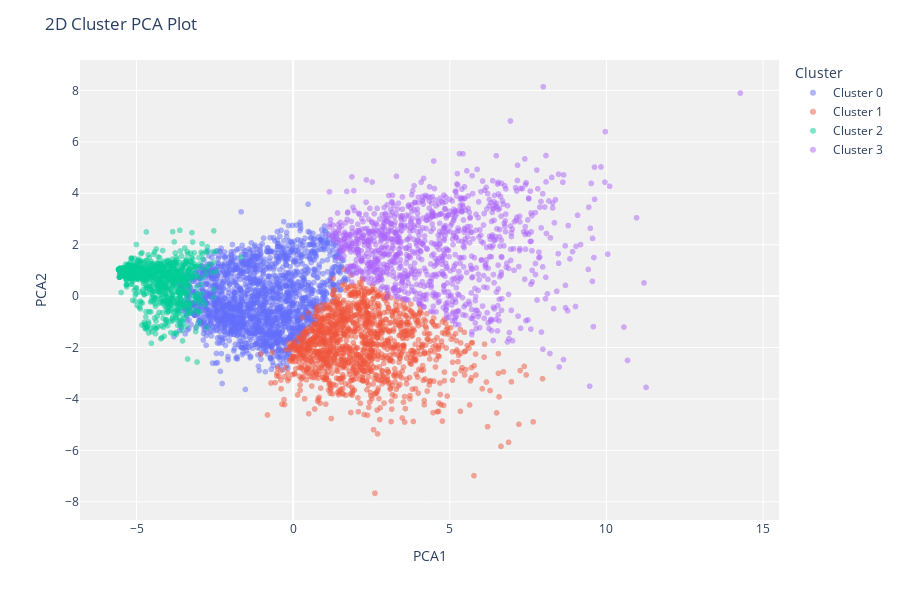

Notebook cell for this chart:
### Code cell
best_model   = pycc.create_model('kmeans', num_clusters=4)
clustered_df = pycc.assign_model(best_model)
pycc.plot_model(best_model, plot='cluster')

### Figure 1 — Plotly figure (JSON) as saved in the notebook; plotly's stock layout.template omitted (floating-point values rounded to 4 significant figures; data arrays with more than 128 entries replaced by an {"elided": "..."} marker saying what was removed)
{"data": [{"customdata": {"elided": "1900x1 str values"}, "hovertemplate": "Cluster=Cluster 0<br>PCA1=%{x}<br>PCA2=%{y}<br>Feature=%{customdata[0]}<extra></extra>", "legendgroup": "Cluster 0", "marker": {"color": "#636efa", "opacity": 0.5, "symbol": "circle"}, "mode": "markers", "name": "Cluster 0", "showlegend": true, "textposition": "top center", "type": "scattergl", "x": {"elided": "1900 float values"}, "xaxis": "x", "y": {"elided": "1900 float values"}, "yaxis": "y"}, {"customdata": {"elided": "1318x1 str values"}, "hovertemplate": "Cluster=Cluster 1<br>PCA1=%{x}<br>PCA2=%{y}<br>Feature=%{customdata[0]}<extra></extra>", "legendgroup": "Cluster 1", "marker": {"color": "#EF553B", "opacity": 0.5, "symbol": "circle"}, "mode": "markers", "name": "Cluster 1", "showlegend": true, "textposition": "top center", "type": "scattergl", "x": {"elided": "1318 float values"}, "xaxis": "x", "y": {"elided": "1318 float values"}, "yaxis": "y"}, {"customdata": {"elided": "1189x1 str values"}, "hovertemplate": "Cluster=Cluster 2<br>PCA1=%{x}<br>PCA2=%{y}<br>Feature=%{customdata[0]}<extra></extra>", "legendgroup": "Cluster 2", "marker": {"color": "#00cc96", "opacity": 0.5, "symbol": "circle"}, "mode": "markers", "name": "Cluster 2", "showlegend": true, "textposition": "top center", "type": "scattergl", "x": {"elided": "1189 float values"}, "xaxis": "x", "y": {"elided": "1189 float values"}, "yaxis": "y"}, {"customdata": {"elided": "1038x1 str values"}, "hovertemplate": "Cluster=Cluster 3<br>PCA1=%{x}<br>PCA2=%{y}<br>Feature=%{customdata[0]}<extra></extra>", "legendgroup": "Cluster 3", "marker": {"color": "#ab63fa", "opacity": 0.5, "symbol": "circle"}, "mode": "markers", "name": "Cluster 3", "showlegend": true, "textposition": "top center", "type": "scattergl", "x": {"elided": "1038 float values"}, "xaxis": "x", "y": {"elided": "1038 float values"}, "yaxis": "y"}], "layout": {"height": 600, "legend": {"title": {"text": "Cluster"}, "tracegroupgap": 0}, "margin": {"t": 60}, "plot_bgcolor": "rgb(240,240,240)", "title": {"text": "2D Cluster PCA Plot"}, "xaxis": {"anchor": "y", "domain": [0, 1], "title": {"text": "PCA1"}}, "yaxis": {"anchor": "x", "domain": [0, 1], "title": {"text": "PCA2"}}}}
